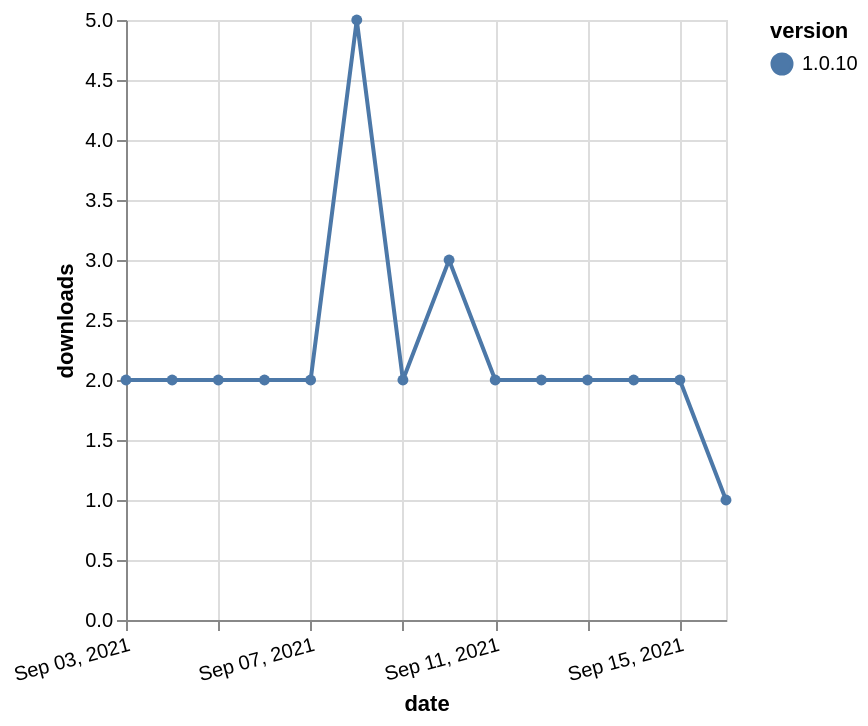

This figure's Vega-Lite source:
### Vega-Lite specification from a JSON file in a GitHub repository (floating-point values rounded to 4 significant figures)
{"$schema": "https://vega.github.io/schema/vega-lite/v5.json", "description": "A simple bar chart with embedded data.", "data": {"values": [{"date": "2021-09-03", "total": 1235, "delta": 2, "version": "1.0.10"}, {"date": "2021-09-04", "total": 1237, "delta": 2, "version": "1.0.10"}, {"date": "2021-09-05", "total": 1239, "delta": 2, "version": "1.0.10"}, {"date": "2021-09-06", "total": 1241, "delta": 2, "version": "1.0.10"}, {"date": "2021-09-07", "total": 1243, "delta": 2, "version": "1.0.10"}, {"date": "2021-09-08", "total": 1248, "delta": 5, "version": "1.0.10"}, {"date": "2021-09-09", "total": 1250, "delta": 2, "version": "1.0.10"}, {"date": "2021-09-10", "total": 1253, "delta": 3, "version": "1.0.10"}, {"date": "2021-09-11", "total": 1255, "delta": 2, "version": "1.0.10"}, {"date": "2021-09-12", "total": 1257, "delta": 2, "version": "1.0.10"}, {"date": "2021-09-13", "total": 1259, "delta": 2, "version": "1.0.10"}, {"date": "2021-09-14", "total": 1261, "delta": 2, "version": "1.0.10"}, {"date": "2021-09-15", "total": 1263, "delta": 2, "version": "1.0.10"}, {"date": "2021-09-16", "total": 1264, "delta": 1, "version": "1.0.10"}]}, "width": "container", "mark": {"type": "line", "point": {"filled": true}}, "encoding": {"x": {"field": "date", "type": "temporal", "timeUnit": "yearmonthdate", "title": "date", "axis": {"labelAngle": -15}}, "y": {"field": "delta", "type": "quantitative", "title": "downloads"}, "color": {"field": "version", "type": "nominal"}, "tooltip": {"field": "delta"}}}
